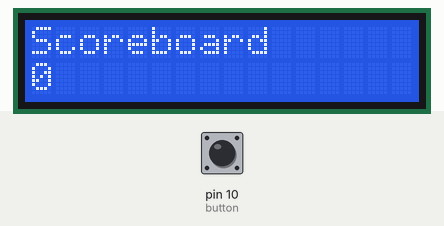
The sketch below on a simulated Arduino Uno, built with avr-gcc and run on an emulated ATmega328P. On the bench: 16×2 character LCD. The inputs (shaded band) are chosen by the test bench; at power-on: pin 10 (button) LOW.

Above: at 1.2 s.
1.3 s: pin 10 (button) pulled HIGH for 3.2 s
At 5.8 s:
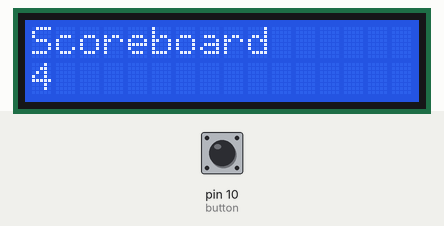
6.0 s: pin 10 (button) pulled HIGH for 0.15 s
At 7.3 s:
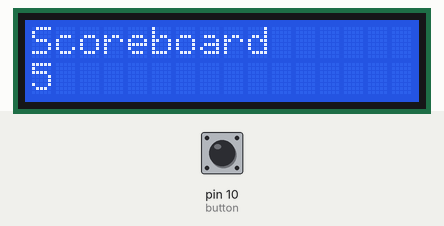
8.5 s: pin 10 (button) pulled HIGH for 1 s
At 10.4 s:
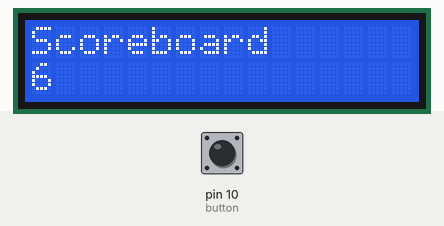
11.0 s: pin 10 (button) pulled HIGH for 0.15 s
At 12.3 s:
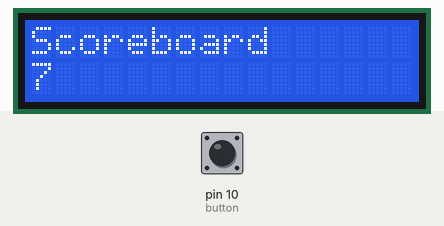
Timing chart, 0 to 14.0 s (numbered marks = the images above; inputs shaded):
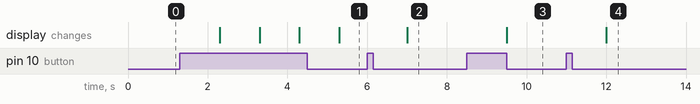

The sketch:

scoreboard_lcd.ino
```cpp
#include<LiquidCrystal.h>
const int rs=2,en=3,d4=4,d5=5,d6=6,d7=7;

LiquidCrystal lcd(rs ,en ,d4 ,d5 ,d6 ,d7 );
int button=10,buttonstate,flag=0;


void setup() {
  // put your setup code here, to run once:
  lcd.begin(16,2);
  lcd.setCursor(0,0);
  lcd.print("Scoreboard");
  pinMode(13, INPUT);
}

void loop() {
  // put your main code here, to run repeatedly:
    buttonstate=digitalRead(button);
    if (buttonstate==HIGH)
       { flag++;
        delay(1000); }
        lcd.setCursor(0,1);
        lcd.print(flag);
}
```

Measured:
- after the input at 1.3 s, the display: first changes after 1.0 s (image 1 shows a later state)
- after the input at 6.0 s, the display: changes after 1.0 s (image 2)
- after the input at 8.5 s, the display: changes after 1.0 s (image 3)
- after the input at 11.0 s, the display: changes after 1.0 s (image 4)
